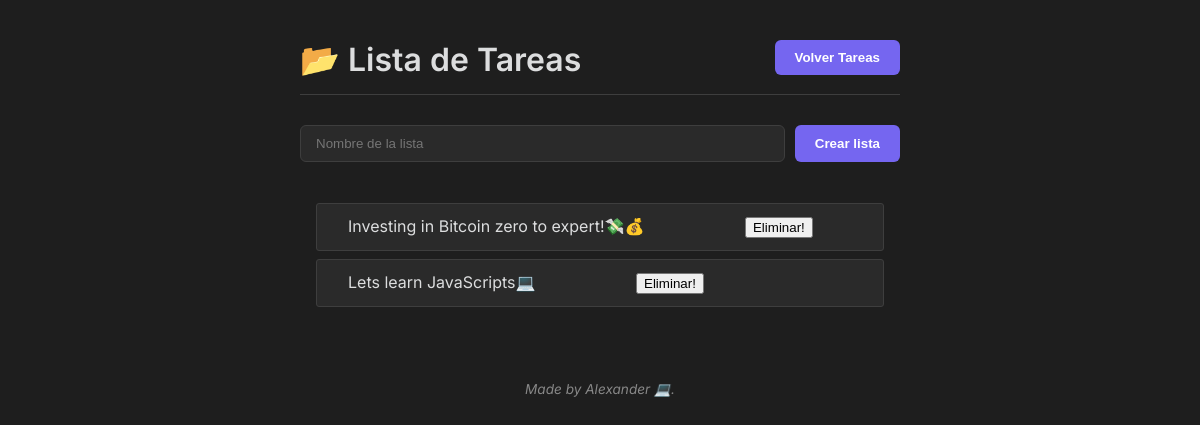
Before: / with the older database file.
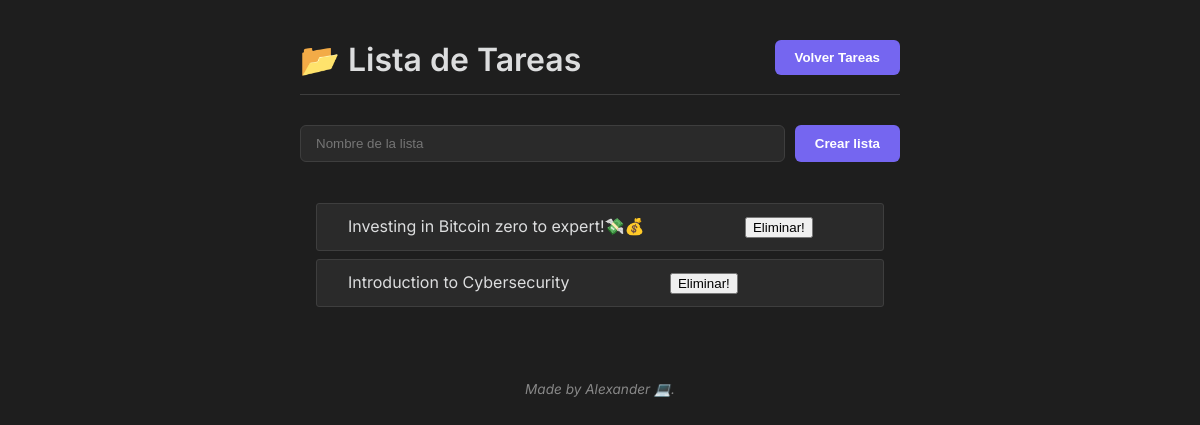
After: the same page with the newer database file.
### task_manager/models.py (models this page shows, shortened)
class TaskList(models.Model):
    id =models.AutoField(primary_key=True)
    name=models.CharField(max_length=100)
    created_at=models.DateTimeField(auto_now_add=True)

### task_manager/views.py (the view)
# urls.py: path('',views.get_all_list,name='all_list'),
def get_all_list(request):
    if request.method == 'POST':
        name = request.POST.get('name')
        if name:
            new_list = TaskList(name=name)
            new_list.save()
            return redirect('all_list')
    all_list = TaskList.objects.all()
    return render(request, 'index.html', {'all_list': all_list})

### task_manager/templates/index.html (shortened to what this page needs)
{% load static %}<!DOCTYPE html>
<html lang="es">
<head>
    <link rel="stylesheet" href={% static "styles.css" %}>
</head>
<body>
    <div class="obsidian-container">
        <header>
                <h1>📂 Lista de Tareas </h1>
            <a href="{% url 'all_list'%}">
            <button type="button" class="home-button">Volver Tareas</button>
            </a>
        </header>
        <main>
            <section class="list-section">
               {% block content %}
                <form method="POST" action="">
                    <input type="text"required name="name" placeholder="Nombre de la lista">
                    <input type="submit" value="Crear lista">
                </form>
                <ol>
                    {% for List in all_list %}
                        <li>
                            <a href="{% url 'get_task' List.id %}">{{List.name}}</a>
                            <a href="{% url 'delete_task_list' List.id %}" class="delete-link">
                           <button id="delete-button"> Eliminar!</button>
                            </a>
                        </li>
                    {% endfor %}
                </ol>
               {% endblock  %}
            </section>
        </main>
        <footer>
            <p>Made by Alexander 💻.</p>
        </footer>
    </div>
</body>
</html>

Changed rows visible on the page:
removed TaskList: name "Lets learn JavaScripts💻"
added TaskList: name "Introduction to Cybersecurity"
